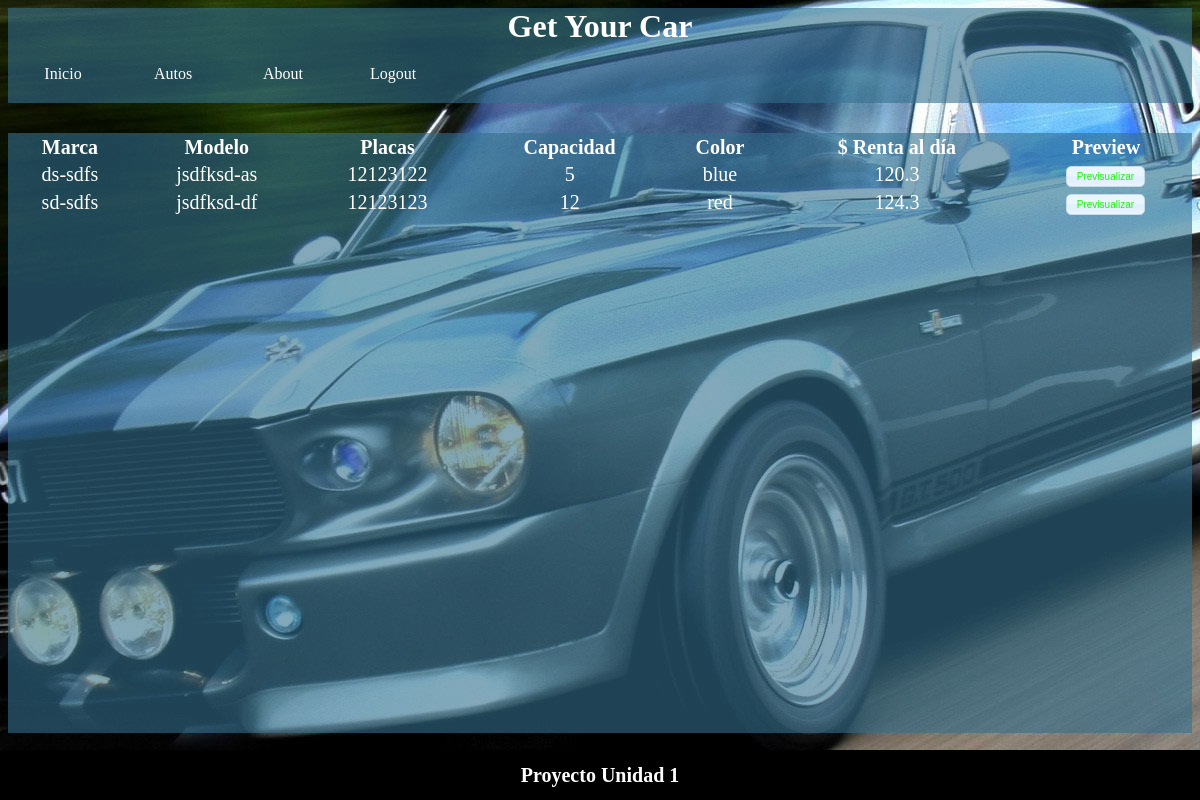
Page /views/autos.php (signed in) on the earlier database version.
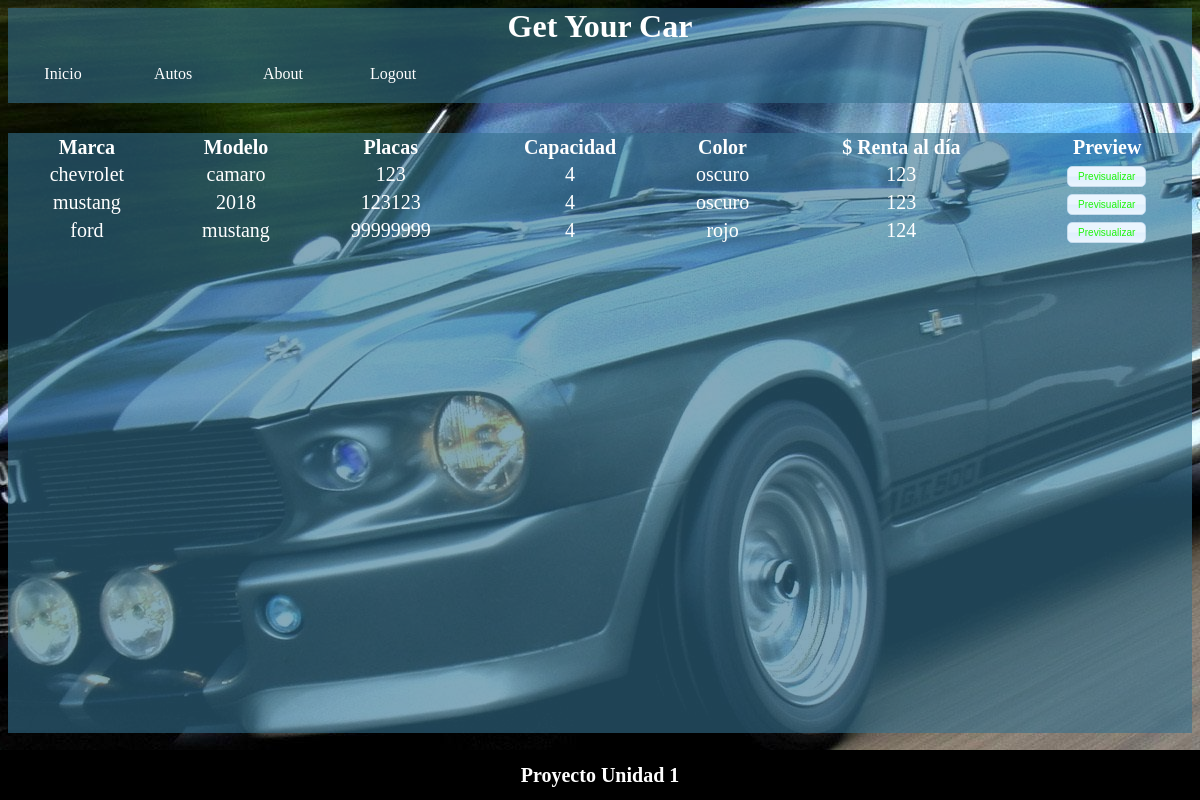
Same page on the later database version.
### tables this page shows
CREATE TABLE `autos` (
  `placas` int(10) NOT NULL,
  `modelo` text NOT NULL,
  `marca` text NOT NULL,
  `capacidad` int(11) NOT NULL,
  `color` text NOT NULL,
  `montorentadia` float NOT NULL,
  `estatus` text NOT NULL,
  `caracteristicas` varchar(1000) NOT NULL,
  `imagen` text NOT NULL
);

### models/Connection.php (called while the page is built, shortened)
<?php
class Connection{
private $con;
    public function __construct(){
try{
    $this->con = new PDO('mysql:host=localhost;dbname=autos', 'root', '');
    }catch( PDOException $e){
        echo 'Conexion fallida';
    }
}
public function getAutos(){
$statement = $this->con->prepare('SELECT * FROM autos');
$statement->execute();
$retValue = $statement->fetchAll();
return $retValue;
}
}

### views/autos.php (the view, shortened to what this page needs)
<?php
require_once('../models/Connection.php');
$query= new Connection();
$autos=$query->getAutos();
if(isset($_SESSION['user'])){
    if($_SESSION['user']=='admin'){
        echo '<li><a class="menu" href="./carRegister.php">Registrar Autos</a></li>';
        echo '<li><a class="menu" href="../controller/Logout.php">Logout</a></li>';
    }else if($_SESSION['user']=='common'){
        echo '<li><a class="menu" href="../controller/Logout.php">Logout</a></li>';
    }
}else{
    header("Location: ../views/login.php");
}
?>
</ul>
</nav>
<div class="autoscontainer">
<table class="autostable">
<thead>
    <th>Marca</th>
    <th>Modelo</th>
    <th>Placas</th>
    <th>Capacidad</th>
    <th>Color</th>
    <th>$ Renta al día</th>
    <th>Preview</th>
</thead>
<tbody>
    <?php
    foreach($autos as $auto){
        echo '<tr>';
        echo '<td>'.$auto['marca'].'</td>';
        echo '<td>'.$auto['modelo'].'</td>';
        echo '<td>'.$auto['placas'].'</td>';
        echo '<td>'.$auto['capacidad'].'</td>';
        echo '<td>'.$auto['color'].'</td>';
        echo '<td>'.$auto['montorentadia'].'</td>';
        echo "<td><input type='button' class='ui-button ui-widget ui-corner-all' value='Previsualizar' onclick='getPreview(".$auto['placas'].");'/></td>";
        echo '</tr>';
    }
    echo "<tr><td colspan='7'><div id='preview' title='preview'></td></tr>";
    ?>
</tbody>
</table>
</div>
<link rel="stylesheet" type="text/css" href="../jslib/jquery-ui-custom/jquery-ui.css">

### css/styles.css (style rules this page uses)
footer { color: white; background-color: black; position: fixed; text-align: center; bottom: 0; width: 100%; left: 0; }
footer>h1 { font-size: 20px; }
body { background-image: url('../img/background.jpg'); background-attachment: fixed; background-position: center; }
header { display: block; background-color: rgba(52, 113, 142, 0.6); }
h1.title { text-align: center; margin: 0%; color: white; }
ul { list-style-type: none; margin: 0; padding: 0; overflow: hidden; background-color: rgba(52, 113, 142, 0.6); }
ul>li { display: inline; }
a.menu { float: left; padding: 20px; display: block; width: 70px; text-decoration-line: none; color: white; -webkit-transition: width 1s; transition: width 1s; text-align: center; }
div.autoscontainer { width: 100%; margin-top: 30px; height: 600px; background-color: rgba(52, 113, 142, 0.6); }
table.autostable { width: 100%; }
th, tr { color: white; font-size: 20px; -webkit-transition: font-size .5s; transition: font-size .5s; }
td { text-align: center; }

Differences in the rows shown:
removed autos: marca "ds-sdfs", modelo "jsdfksd-as", placas "12123122", capacidad "5", color "blue", montorentadia "120.3"
removed autos: marca "sd-sdfs", modelo "jsdfksd-df", placas "12123123", capacidad "12", color "red", montorentadia "124.3"
added autos: marca "chevrolet", modelo "camaro", placas "123", capacidad "4", color "oscuro", montorentadia "123"
added autos: marca "mustang", modelo "2018", placas "123123", capacidad "4", color "oscuro", montorentadia "123"
added autos: marca "ford", modelo "mustang", placas "99999999", capacidad "4", color "rojo", montorentadia "124"
